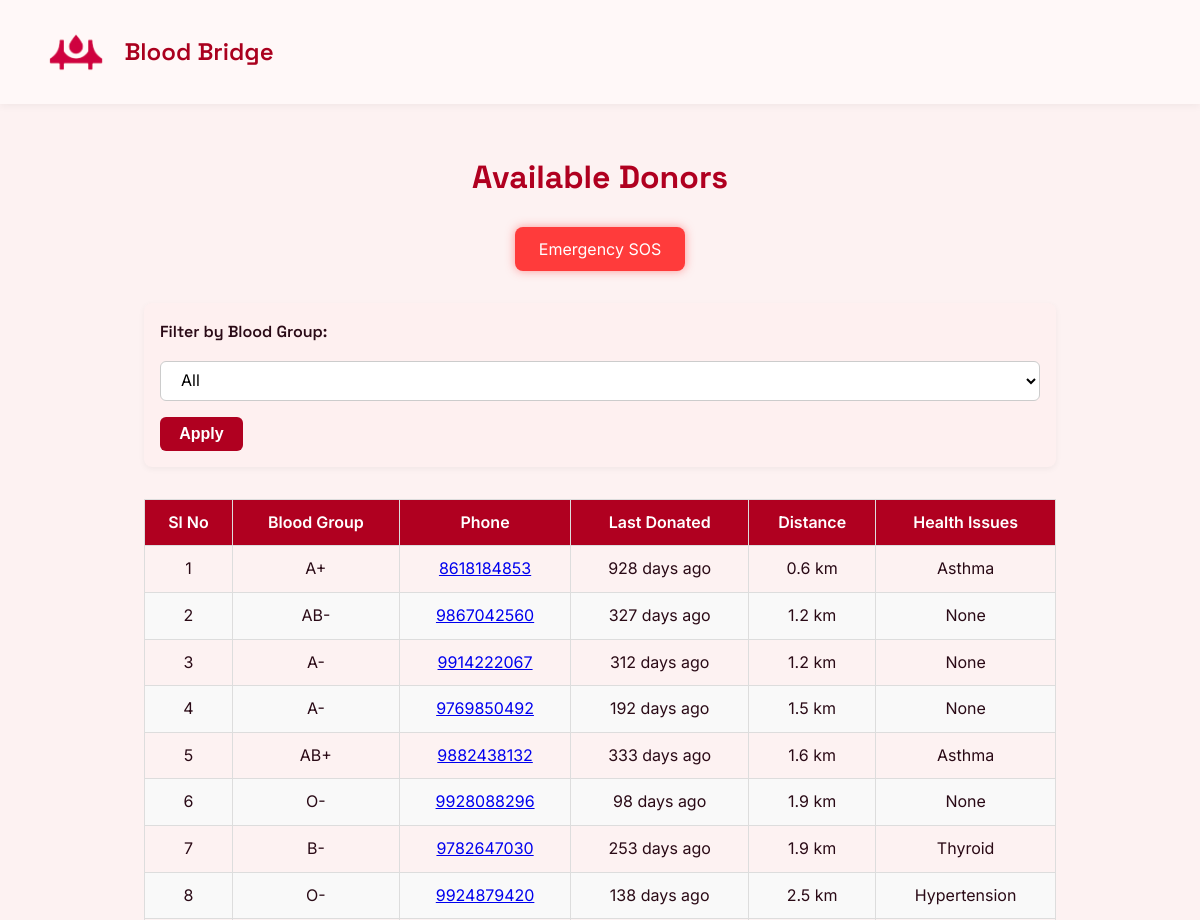
The page /hospital-dashboard (signed in, upper part) on the database as committed earlier.
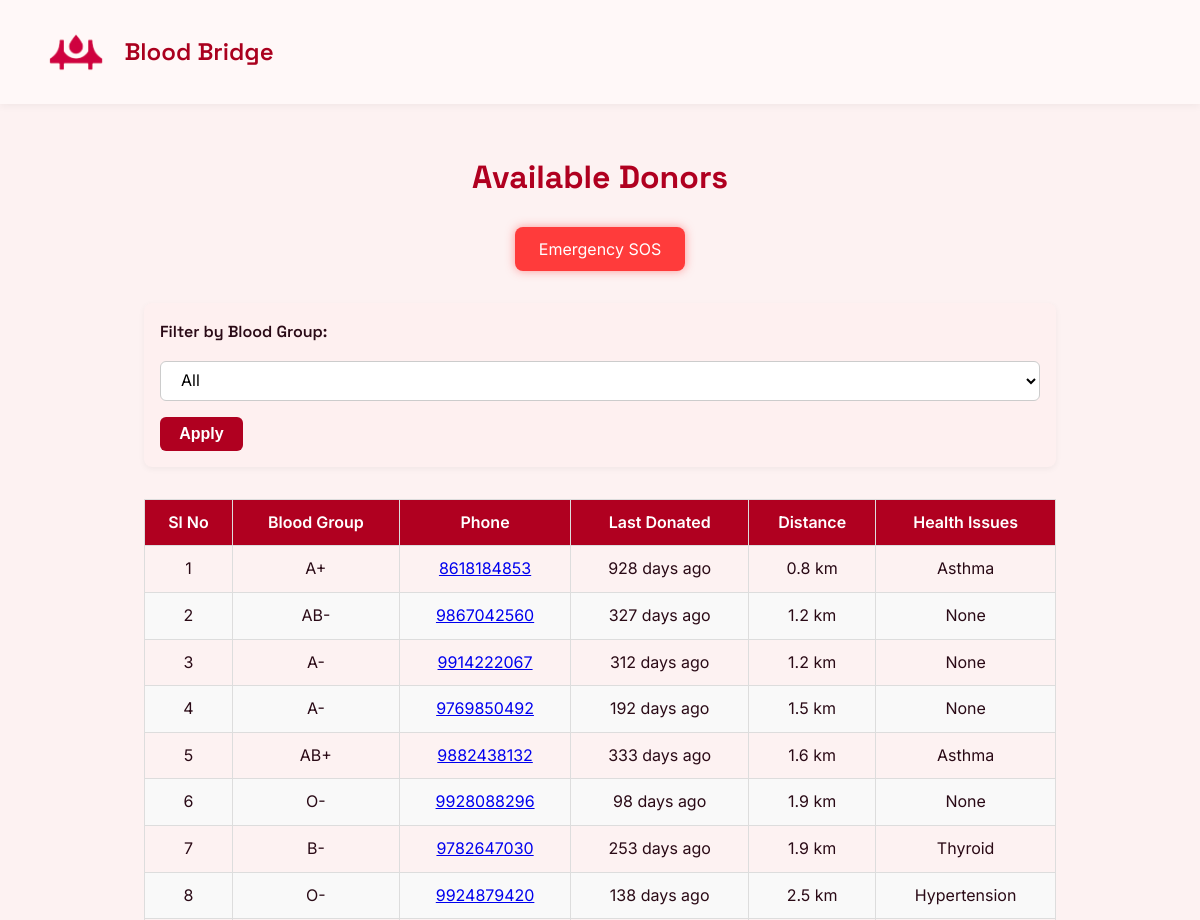
The same page on the database as committed later.
### tables this page shows
CREATE TABLE donors (
            id INTEGER PRIMARY KEY AUTOINCREMENT,
            name TEXT NOT NULL,
            email TEXT UNIQUE NOT NULL,
            phone TEXT NOT NULL,
            dob TEXT NOT NULL,
            blood_group TEXT NOT NULL,
            address_line TEXT,
            city TEXT,
            state TEXT,
            pincode TEXT,
            latitude REAL,
            longitude REAL,
            notify INTEGER DEFAULT 1,
            last_donated TEXT,
            health_problems TEXT
        );

### run.py (the view)
@app.route("/hospital-dashboard")
def hospital_dashboard():
    print(session.get('hospital_id'))
    if session.get('hospital_id'):
        hospital_lat = 13.3521
        hospital_lon = 74.7917
        selected_group = request.args.get("blood_group")
        raw_donors = get_all_donors()
        processed_donors = []
        for donor in raw_donors:
            dist = (
                calculate_distance(hospital_lat, hospital_lon, donor['latitude'], donor['longitude'])
                if donor['latitude'] and donor['longitude'] else float('inf')
            )
            last_donated_days = days_since(donor.get('last_donated'))
            eligible = is_eligible_to_donate(donor.get('last_donated'))
            if not selected_group or donor['blood_group'] == selected_group:
                processed_donors.append({
                    "blood_group": donor["blood_group"],
                    "contact": donor["phone"],
                    "distance": dist,
                    "last_donated_days": last_donated_days,
                    "diseases": donor.get("health_problems", "None"),
                    "eligible": eligible
                })
        eligible_donors = sorted([d for d in processed_donors if d['eligible']], key=lambda d: d['distance'])
        ineligible_donors = [d for d in processed_donors if not d['eligible']]
        top_eligible = eligible_donors[:20]
        if top_eligible:
            max_distance = top_eligible[-1]['distance']
        else:
            max_distance = float('inf')  # fallback if no eligible donors
        nearby_ineligible = [d for d in ineligible_donors if d['distance'] <= max_distance]
        final_donors = top_eligible + sorted(nearby_ineligible, key=lambda d: d['distance'])
        return render_template("hospital-dashboard.html", donors=final_donors, selected_group=selected_group)
    return redirect(url_for("hospital_login"))

### database.py (called while the page is built)
def get_all_donors():
    conn = sqlite3.connect(DATABASE)
    conn.row_factory = sqlite3.Row
    c = conn.cursor()
    c.execute('SELECT * FROM donors')
    donors = c.fetchall()
    conn.close()
    return [dict(row) for row in donors]

def calculate_distance(lat1, lon1, lat2, lon2):
    R = 6371  # Radius of Earth in km
    dlat = radians(lat2 - lat1)
    dlon = radians(lon2 - lon1)
    a = sin(dlat/2)**2 + cos(radians(lat1)) * cos(radians(lat2)) * sin(dlon/2)**2
    c = 2 * atan2(sqrt(a), sqrt(1 - a))
    return round(R * c, 1)

def days_since(date_str):
    try:
        date = datetime.strptime(date_str, '%Y-%m-%d')
        return (datetime.now() - date).days
    except:
        return "N/A"

def is_eligible_to_donate(last_donated_date_str):
    if not last_donated_date_str:
        return True  # No record means never donated — eligible
    try:
        last_donated = datetime.strptime(last_donated_date_str, "%Y-%m-%d")
        return (datetime.now() - last_donated).days >= 90
    except:
        return False  # Invalid date format

### templates/hospital-dashboard.html (shortened to what this page needs)
<!DOCTYPE html>
<html lang="en">
<head>
  <link rel="stylesheet" href="{{ url_for('static', filename='css/style.css') }}">
</head>
<body>
  <header>
    <nav class="navbar">
      <div class="logo"><img src="{{ url_for('static', filename='resourses/logo4.png') }}" alt="" class="logo-img"><span style="padding-left: 10px;">Blood Bridge</span></div>
    </nav>
  </header>
  <section class="container donor-list">
    <h2>Available Donors</h2>
    <form action="/sos" method="post" class="sos">
      <button type="submit" class="sos-button">Emergency SOS</button>
    </form>
    <div class="form-group">
        <form method="get" action="/hospital-dashboard" class="filter-form">
            <label for="blood_group">Filter by Blood Group:</label>
            <select name="blood_group" id="blood_group">
                <option value="">All</option>
            </select>
            <button type="submit">Apply</button>
        </form>
    </div>
    <table class="donor-table">
  <thead>
    <tr>
      <th>Sl No</th>
      <th>Blood Group</th>
      <th>Phone</th>
      <th>Last Donated</th>
      <th>Distance</th>
      <th>Health Issues</th>
    </tr>
  </thead>
    <tbody>
            {% for donor in donors %}
                <tr>
                    <td>{{ loop.index }}</td>
                    <td>{{ donor.blood_group }}</td>
                    <td><a href="tel:+91{{ donor.contact }}">{{ donor.contact }}</a></td>
                    <td class="{{ 'eligible' if donor.eligible else 'not-eligible' }}">
                        {{ donor.last_donated_days }} days ago
                    </td>
                    <td>{{ donor.distance }} km</td>
                    <td>{{ donor.diseases or 'None' }}</td>
                </tr>
            {% endfor %}
        </tbody>
    </table>
    </section>
</body>
</html>

### static/css/style.css (style rules this page uses)
:root { --primary: #b00020; --accent: #f47c7c; --bg-light: #fdf2f2; --text: #2a0a16; --white: #ffffff; --shadow: rgba(0, 0, 0, 0.08); --radius: 12px; --transition: 0.3s ease; }
* { margin: 0; padding: 0; box-sizing: border-box; }
body { font-family: 'Inter', sans-serif; background: var(--bg-light); color: var(--text); line-height: 1.6; scroll-behavior: smooth; }
.navbar { display: flex; justify-content: space-between; align-items: center; padding: 1.2rem 2rem; background: var(--white); box-shadow: 0 2px 8px var(--shadow); position: sticky; top: 0; z-index: 1000; }
.logo { font-size: 1.6rem; font-weight: 700; color: var(--primary); }
.container { max-width: 960px; margin: 3rem auto; padding: 0 1.5rem; }
h1, h2, .logo { font-family: 'Space Grotesk', sans-serif; }
.register-form input, .register-form textarea, select { width: 100%; padding: 0.8rem 1rem; font-size: 1rem; border: 1px solid #ccc; border-radius: 12px; background-color: #f9f9f9; transition: border 0.3s ease, background-color 0.3s ease; font-family: 'Inter', sans-serif; }
.donor-list h2 { font-family: 'Space Grotesk', sans-serif; font-size: 2rem; color: var(--primary); margin-bottom: 1.5rem; text-align: center; }
.donor-table { width: 100%; border-collapse: collapse; margin-top: 30px; font-family: 'Inter', sans-serif; }
.donor-table th, .donor-table td { border: 1px solid #ddd; padding: 10px; text-align: center; }
.donor-table th { background-color: var(--primary); color: white; font-weight: 600; }
.donor-table tr:nth-child(even) { background-color: #f9f9f9; }
.filter-form { display: flex; flex-wrap: wrap; align-items: center; gap: 1rem; margin: 2rem 0; padding: 1rem; background-color: #fef0f0; border-radius: 8px; box-shadow: 0 2px 6px rgba(0, 0, 0, 0.05); }
.filter-form label { font-weight: 600; color: var(--text); }
.filter-form select { padding: 0.5rem 1rem; border: 1px solid #ccc; border-radius: 6px; font-size: 1rem; background-color: #fff; min-width: 120px; cursor: pointer; }
.filter-form button { padding: 0.5rem 1.2rem; background-color: var(--primary); color: #fff; border: none; border-radius: 6px; font-size: 1rem; font-weight: 600; cursor: pointer; transition: background-color 0.3s ease; }
.sos-button { background-color: #ff3b3b; color: #fff; border: none; padding: 0.75rem 1.5rem; font-size: 1rem; border-radius: 8px; cursor: pointer; transition: background-color 0.3s ease; font-family: 'Inter', sans-serif; box-shadow: 0 0 10px rgba(255, 59, 59, 0.5); }
.sos { display: flex; justify-content: center; }
.logo { display: flex; align-items: center; justify-content: center; padding: 1rem; background-color: auto; }
.logo-img { height: 50px; width: auto; object-fit: contain; transition: transform 0.3s ease; }
nav.navbar { display: flex; justify-content: space-between; align-items: center; background-color: var(--primary-bg, #fff8f8); padding: 1rem 2rem; box-shadow: 0 2px 8px rgba(0, 0, 0, 0.05); flex-wrap: wrap; position: relative; z-index: 10; }
.logo { display: flex; align-items: center; font-family: 'Space Grotesk', sans-serif; font-size: 1.5rem; font-weight: 600; color: #aa001e; }
.logo-img { height: 40px; width: auto; margin-right: 0.5rem; object-fit: contain; }
:root { --primary-color: #aa001e; --bg-color: #fff8f8; --hover-color: #8e0018; }
* { box-sizing: border-box; margin: 0; padding: 0; }
body { font-family: 'Space Grotesk', sans-serif; }
.navbar { display: flex; justify-content: space-between; align-items: center; background-color: var(--bg-color); padding: 1rem 2rem; box-shadow: 0 2px 8px rgba(0, 0, 0, 0.05); flex-wrap: wrap; position: relative; }
.logo { display: flex; align-items: center; font-size: 1.5rem; font-weight: 600; color: var(--primary-color); }
.logo-img { height: 40px; width: auto; margin-right: 10px; }

Rows that differ between the two databases and show on the page:
changed donors (number 1 of 8 on the later page): distance "0.6" → "0.8"
